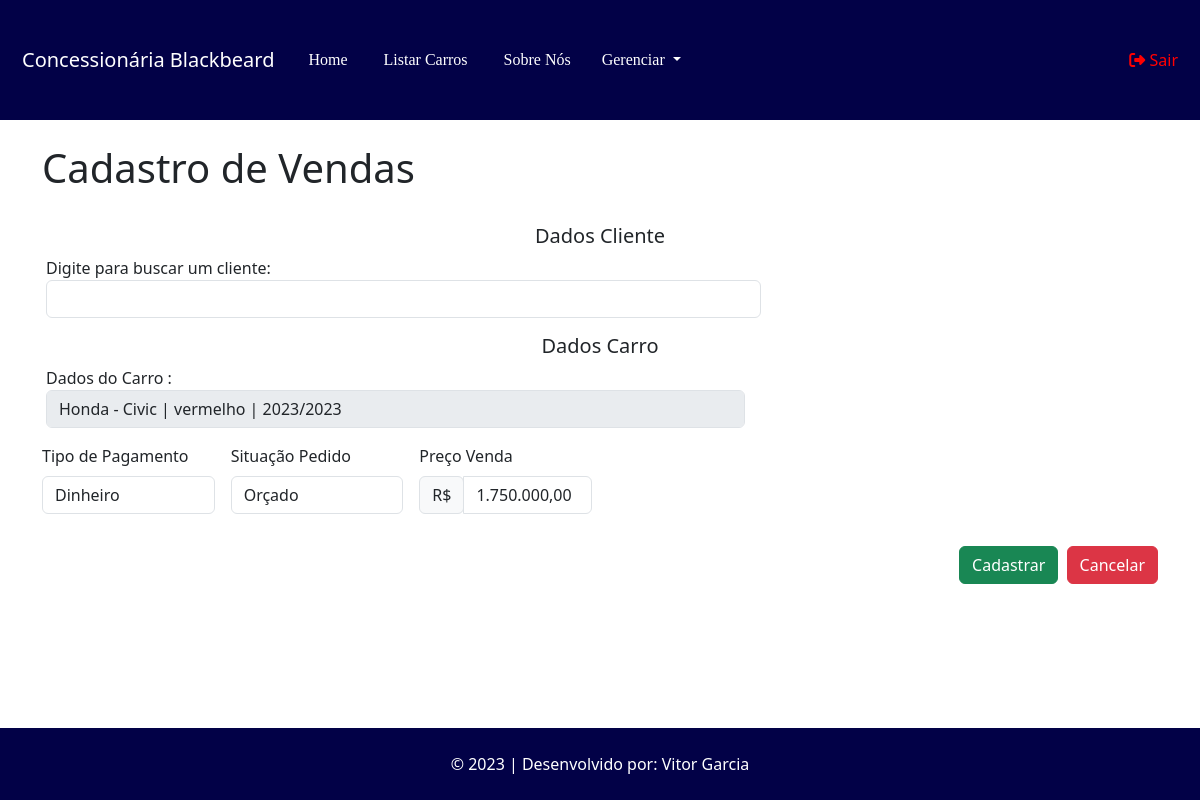
The page /venda/cadastro/6 (signed in) on the database as committed earlier.
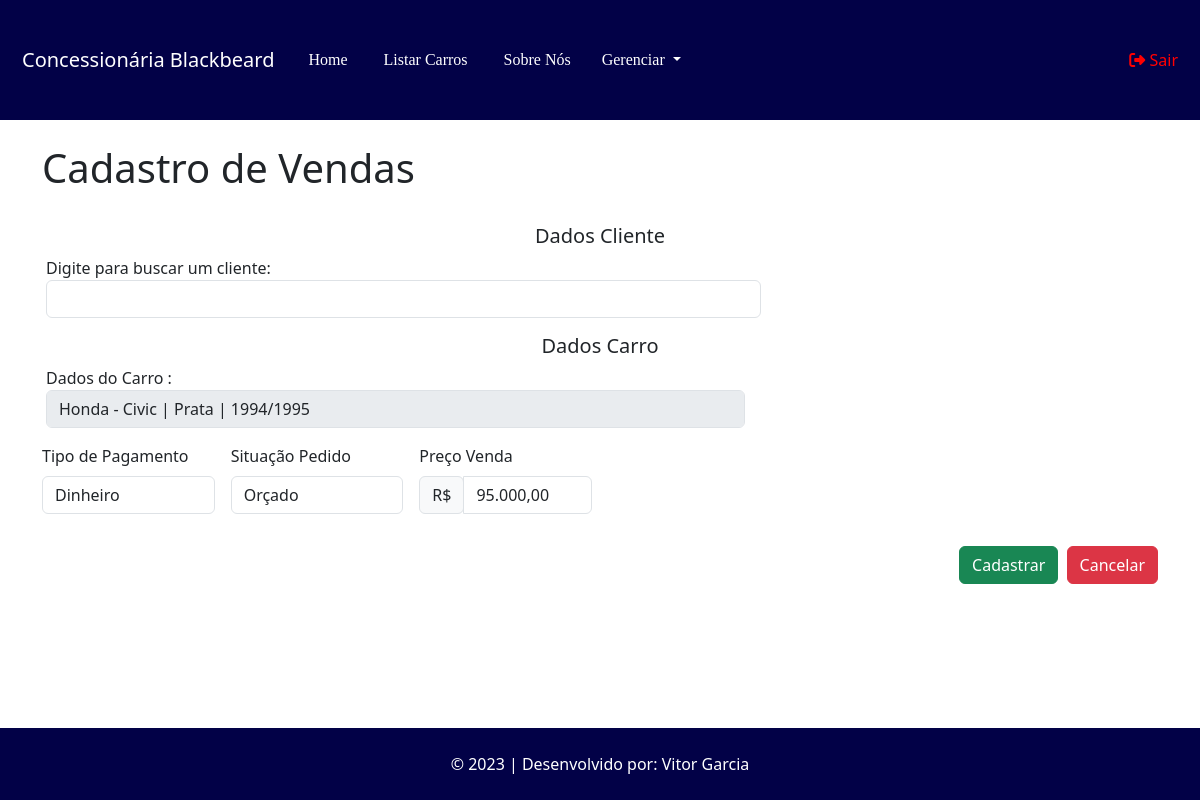
The same page on the database as committed later.
### tables this page shows
CREATE TABLE `marca` (
  `id` int(11) NOT NULL,
  `nome` varchar(100) NOT NULL
);

CREATE TABLE `modelo` (
  `id` int(11) NOT NULL,
  `nome` varchar(100) NOT NULL,
  `id_marca` int(11) NOT NULL
);

CREATE TABLE `carro` (
  `id` int(11) NOT NULL,
  `id_modelo` int(11) NOT NULL,
  `ano_fabricacao` year(4) NOT NULL,
  `cor` varchar(50) NOT NULL,
  `preco_venda` decimal(10,2) NOT NULL,
  `quilometragem` int(11) NOT NULL,
  `modelo_direcao` varchar(50) NOT NULL,
  `modelo_transmissao` varchar(50) NOT NULL,
  `placa` varchar(12) NOT NULL,
  `observacoes` varchar(255) NOT NULL,
  `disponibilidade` varchar(50) NOT NULL,
  `tipo_freio` varchar(15) NOT NULL,
  `motor` varchar(15) NOT NULL,
  `tipo_combustivel` varchar(15) NOT NULL,
  `tipo_tracao` varchar(15) NOT NULL,
  `ano_modelo` year(4) NOT NULL
);

### App/Controllers/Controller.php (called while the page is built, shortened)
<?php
abstract class Controller
{
    private $viewVar;
    public function render($view)
    {
        $viewVar = $this->getViewVar();
        require_once PATH . '/App/Views/layouts/cabecalho.php';
        require_once PATH . '/App/Views/layouts/menu.php';
        require_once PATH . '/App/Views/' . $view . '.php';
        require_once PATH . '/App/Views/layouts/rodape.php';
    }
    public function getViewVar()
    {
        return $this->viewVar;
    }
    public function setViewParam($varName, $varValue)
    {
        if ($varName != "" && $varValue != "") {
            $this->viewVar[$varName] = $varValue;
        }
    }
}

### App/Controllers/VendaController.php (called while the page is built, shortened)
<?php
class VendaController extends Controller
{
    public function cadastro($params)
    {
        $idCarro = $params[0];
        $carroDAO = new CarroDAO();
        $carro = $carroDAO->listar($idCarro);
        $this->render('venda/cadastro');
    }
}

### index.php (called while the page is built, shortened)
<?php
try {
    $app = new App();
    $app->run();
}catch (\Exception $e){
    $oError = new Erro($e);
    $oError->render();
}

### App/Lib/Conexao.php (called while the page is built, shortened)
<?php
class Conexao
{
    private static $connection;
    public static function getConnection()
    {
        $pdoConfig = DB_DRIVER . ":" . "host=" . DB_HOST . ";";
        $pdoConfig .= "dbname=" . DB_NAME . ";";
        try {
            if (!isset(self::$connection)) {
                self::$connection = new PDO($pdoConfig, DB_USER, DB_PASSWORD);
                self::$connection->setAttribute(PDO::ATTR_ERRMODE, PDO::ERRMODE_EXCEPTION);
            }
            return self::$connection;
        } catch (PDOException $e) {
            throw new Exception("Erro de conexão com o banco de dados", 500);
        }
    }
}

### App/Models/DAO/BaseDAO.php (called while the page is built, shortened)
<?php
abstract class BaseDAO
{
    private $conexao;
    public function __construct()
    {
        $this->conexao = Conexao::getConnection();
    }
    public function select($sql)
    {
        if (!empty($sql)) {
            return $this->conexao->query($sql);
        }
    }
}

### App/Models/DAO/CarroDAO.php (called while the page is built, shortened)
<?php
class CarroDAO extends BaseDAO{
    public function listar($id = null){
        if($id){
            $resultado = $this->select(
                "SELECT * FROM carro WHERE id = $id"
            );
            return $resultado->fetchObject(Carro::class);
        } else {
            $resultado = $this->select(
                'SELECT * FROM carro'
            );
            return $resultado->fetchAll(\PDO::FETCH_CLASS, Carro::class);
        }
        return false;
    }
}
?>

### App/Models/Entidades/Carro.php (called while the page is built, shortened)
<?php
class Carro{
     private $ano_fabricacao;
     private $ano_modelo;
     private $cor;
     private $preco_venda;
     function getAno_fabricacao(){
          return $this->ano_fabricacao;
     }
     function getAno_modelo(){
          return $this->ano_modelo;
     }
     public function getCor(){
          return $this->cor;
     }
     public function getPreco_venda(){
          return $this->preco_venda;
     }
     private $id_modelo;
     public function getId_modelo(){
          return $this->id_modelo;
     }
}
?>

### App/Models/DAO/ModeloDAO.php (called while the page is built, shortened)
<?php
class ModeloDAO extends BaseDAO{
    public function listar($id = null){
        if($id){
            $resultado = $this->select(
                "SELECT * FROM modelo WHERE id = $id"
            );
            return $resultado->fetchObject(Modelo::class);
        } else {
            $resultado = $this->select(
                'SELECT * FROM modelo'
            );
            return $resultado->fetchAll(\PDO::FETCH_CLASS, Modelo::class);
        }
        return false;
    }
}
?>

### App/Models/Entidades/Modelo.php (called while the page is built, shortened)
<?php
class Modelo{
     private $nome;
     private $id_marca;
     public function getNome(){
          return $this->nome;
     }
   function getId_marca(){
        return $this->id_marca;
   }
}
?>

### App/Models/DAO/MarcaDAO.php (called while the page is built, shortened)
<?php
class MarcaDAO extends BaseDAO{
    public function listar($id = null){
        if($id){
            $resultado = $this->select(
                "SELECT * FROM marca WHERE id = $id"
            );
            return $resultado->fetchObject(Marca::class);
        } else {
            $resultado = $this->select(
                'SELECT * FROM marca'
            );
            return $resultado->fetchAll(\PDO::FETCH_CLASS, Marca::class);
        }
        return false;
    }
}
?>

### App/Models/Entidades/Marca.php (called while the page is built, shortened)
<?php
class Marca{
     private $nome;
   function getNome(){
        return $this->nome;
   }
}
?>

### App/Views/venda/cadastro.php (the view, shortened to what the changed rows need)
<?php
$carro = $viewVar['carro'];
$modeloDAO = new ModeloDAO();
$modelo = $modeloDAO->listar($carro->getId_modelo());
$marcaDAO = new MarcaDAO();
$marca = $marcaDAO->listar($modelo->getId_marca());
?>
<div class="container">
  <br>
    <h1>Cadastro de Vendas</h1>
  <br>
  <form action="http://<?php echo APP_HOST; ?>/venda/salvar" method="post" class="row g-3">
    <br>
    <h5 class="text-center">Dados Cliente</h5>
    <br>
    <div class="row">
      <div class="col-md-8">
        <label for="input_cliente">Digite para buscar um cliente:</label>
        <input list="clientes" name="input_cliente" class="form-control" id="input_cliente" onkeyup="funcaoCliente()">
        </div>
      </div>
    </div>
    <br>
    <h5 class="text-center">Dados Carro</h5>
    <br>
    <div class="row">
    <div class="row">
      <div class="col-md-8">
        <label for="input_carro">Dados do Carro :</label>
            <input type="text" class="form-control" value="<?php  echo $marca->getNome() . ' - ' . $modelo->getNome() . ' | ' . $carro->getCor() . ' | ' . $carro->getAno_fabricacao() . '/' . $carro->getAno_modelo(); ?>" disabled>
        </div>
      </div>
    </div>
      <div class="col-md-2">
        <label for="inputTipo_pagamento" class="form-label">Tipo de Pagamento</label>
          <select class="form-control" id="inputTipo_pagamento" name="tipo_pagamento">
              <option value="Dinheiro">Dinheiro</option>
          </select>
      </div>
      <div class="col-md-2">
        <label for="inputSituacao_pedido" class="form-label">Situação Pedido</label>
          <select class="form-control" id="inputSituacao_pedido" name="situacao_pedido">
              <option value="Orçado">Orçado</option>
          </select>
      </div>
      <div class="col-md-2">
          <label for="inputPreco_venda" class="form-label">Preço Venda</label>
          <div class="input-group mb-3">
              <div class="input-group-prepend">
                  <span class="input-group-text">R$</span>
              </div>
              <input type="text" class="form-control money" id="inputPreco_venda" name="preco_venda" value="<?php echo number_format($carro->getPreco_venda(), 2, ',', '.'); ?>">
          </div>
      </div>
      <div class="col-md-12 d-flex justify-content-end">
      <button type="submit" class="btn btn-success">Cadastrar</button>&nbsp&nbsp
      <button type="button" class="btn btn-danger">Cancelar</button>
    </div>
<br>
<br>

Rows that differ between the two databases and show on the page:
no longer on this page (row edited): marca: nome.ano_modelo "Honda - Civic | vermelho | 2023/2023"
added marca: nome.ano_modelo "Honda - Civic | Prata | 1994/1995"
changed carro: preco_venda "1.750.000,00" → "95.000,00"
